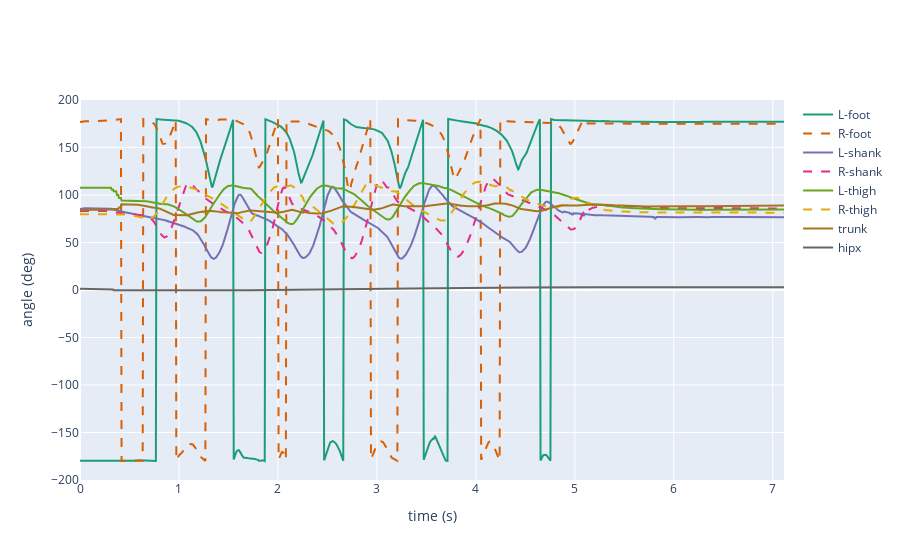

Notebook code for this chart:
### Code cell
df_imputed = knn_impute(df, data_type = 'jnt', 
                            file_location = f_loc, patient_id = p_id, trial = t, 
                                save = True, replace = False)
plot(df = df_imputed, 
        data_type='jnt', steps = False, cycle = False)

### Figure 1 — Plotly figure (JSON) as saved in the notebook; plotly's stock layout.template omitted (floating-point values rounded to 4 significant figures; data arrays with more than 128 entries replaced by an {"elided": "..."} marker saying what was removed)
{"data": [{"hoverinfo": "x", "line": {"color": "#1b9e77", "width": 2}, "mode": "lines", "name": "L-foot", "text": {"elided": "1068 str values"}, "type": "scatter", "x": {"elided": "1068 float values"}, "y": {"elided": "1068 float values"}}, {"hoverinfo": "x", "line": {"color": "#d95f02", "dash": "dash", "width": 2}, "mode": "lines", "name": "R-foot", "type": "scatter", "x": {"elided": "1068 float values"}, "y": {"elided": "1068 float values"}}, {"hoverinfo": "x", "line": {"color": "#7570b3", "width": 2}, "mode": "lines", "name": "L-shank", "text": {"elided": "1068 str values"}, "type": "scatter", "x": {"elided": "1068 float values"}, "y": {"elided": "1068 float values"}}, {"hoverinfo": "x", "line": {"color": "#e7298a", "dash": "dash", "width": 2}, "mode": "lines", "name": "R-shank", "type": "scatter", "x": {"elided": "1068 float values"}, "y": {"elided": "1068 float values"}}, {"hoverinfo": "x", "line": {"color": "#66a61e", "width": 2}, "mode": "lines", "name": "L-thigh", "text": {"elided": "1068 str values"}, "type": "scatter", "x": {"elided": "1068 float values"}, "y": {"elided": "1068 float values"}}, {"hoverinfo": "x", "line": {"color": "#e6ab02", "dash": "dash", "width": 2}, "mode": "lines", "name": "R-thigh", "type": "scatter", "x": {"elided": "1068 float values"}, "y": {"elided": "1068 float values"}}, {"hoverinfo": "x", "line": {"color": "#a6761d", "width": 2}, "mode": "lines", "name": "trunk", "text": {"elided": "1068 str values"}, "type": "scatter", "x": {"elided": "1068 str values"}, "y": {"elided": "1068 float values"}}, {"hoverinfo": "x", "line": {"color": "#666666", "width": 2}, "mode": "lines", "name": "hipx", "text": {"elided": "1068 str values"}, "type": "scatter", "x": {"elided": "1068 str values"}, "y": {"elided": "1068 float values"}}], "layout": {"xaxis": {"title": {"text": "time (s)"}}, "yaxis": {"title": {"text": "angle (deg)"}}}}
